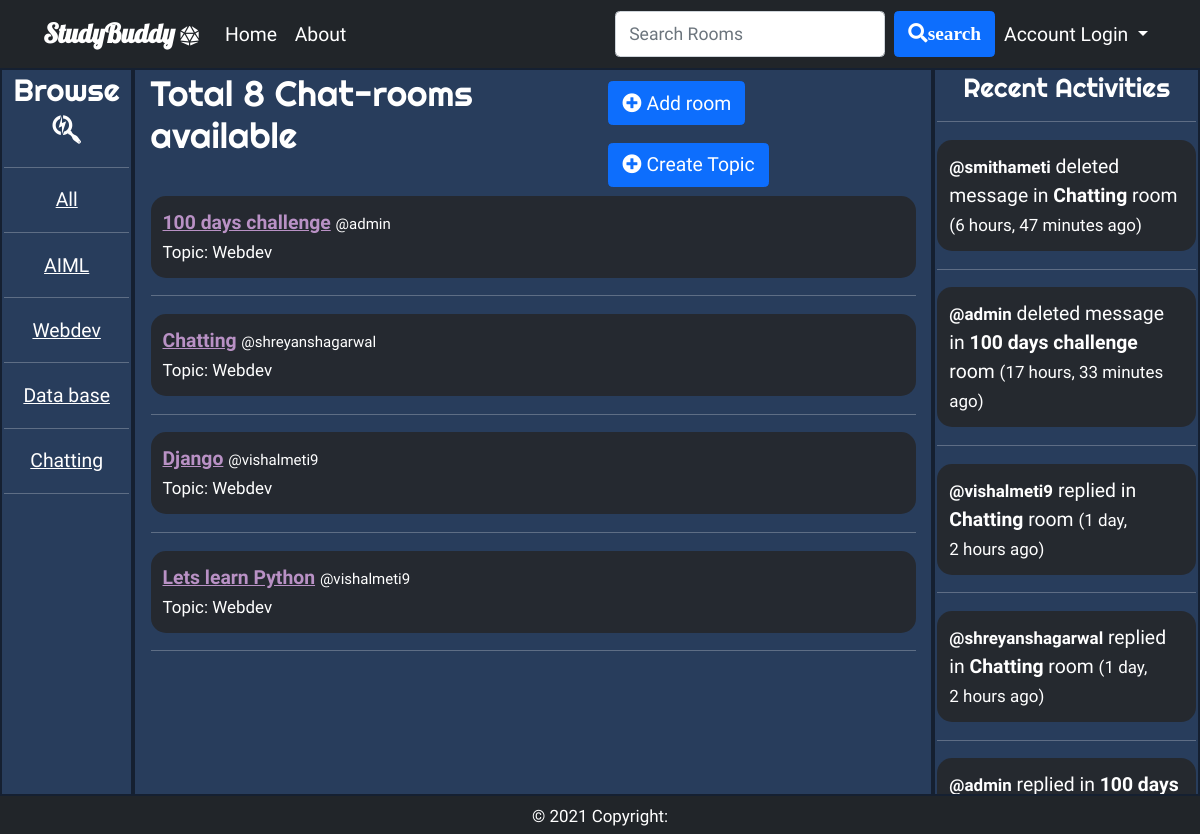
Page /?q=Webdev on the committed database.
### base/models.py (models this page shows, shortened)
class Topic(models.Model):
    name=models.CharField(max_length=200)
    def __str__(self):
        return self.name

class Room(models.Model):
    host=models.ForeignKey(User, on_delete=models.SET_NULL,null=True,blank=True)
    topic=models.ForeignKey(Topic, on_delete=models.SET_NULL,null=True)
    name=models.CharField(max_length=200)
    participants=models.ManyToManyField(User,related_name='participants',blank=True) #as user is already used for the host.. we have to specify the related name here in order to use it again
    desc=models.TextField(blank=True,null=True)#null=True means this value can be blank blank=true is for validation in the form... it is for the frontend
    updated=models.DateTimeField(auto_now=True)
    created=models.DateTimeField(auto_now_add=True)
    class Meta:
        ordering=['-updated','-created']
    def __str__(self):
        return self.name

class Message(models.Model):
    user= models.ForeignKey(User, on_delete=models.CASCADE)
    room=models.ForeignKey(Room, on_delete=models.CASCADE)
    body=models.TextField()
    updated=models.DateTimeField(auto_now=True)
    created=models.DateTimeField(auto_now_add=True)

### base/views.py (the view)
# urls.py: path('', views.home,name='home'),
def home(request):
    if request.GET.get('q'):
        q=request.GET.get('q')
        query=Room.objects.filter(Q(topic__name__icontains=q) | Q(name__icontains=q) | Q(desc__icontains=q) )
    else:
        query=Room.objects.all()[0:10]
    roomCount=Room.objects.all().count()
    topics=Topic.objects.all().order_by('id')
    if request.GET.get('q'):
        recentMsg=Message.objects.filter(Q(room__topic__name__icontains=q)).order_by('-created')[0:7]
    else:
        recentMsg=Message.objects.all().order_by('-created')[0:15]
    temp={'contexts':query,'topics':topics,'roomCount':roomCount,'recentMsg':recentMsg}
    return render(request,'base/home.html',temp)

### templates/base/home.html (shortened to what this page needs)
{% extends 'root.html' %}
{% block body %}
<div class="home ">
<div class='home-left'>
    <h3 class=" browse text-center">Browse <i class="fab fa-searchengin" style="font-size: 1.8rem; padding-top: 5px;"></i> </h3>
    <hr>
    <ul>
        <li><a href="{% url 'home' %}">All</a></li>
        <hr>
    {% for topic in topics %}
        <li  ><a href="{% url 'home' %}?q={{topic.name}}">{{topic}}</a></li>
        <hr>
    {% endfor %}
</ul>
</div>
<div class=" home-mid">
    <div class="container d-flex justify-content-between">
    <div>
    <h2 class="pc" >Total {{roomCount }} Chat-rooms available</h2>
        </div>
    <div class="add">
        <button class='btn btn-primary m-2'><a class="add1" href="{% url 'createRoom' %}"><i class="fas fa-plus-circle"></i> Add room</a></button>
        <button class='btn btn-primary m-2'><a class="add2" href="{% url 'createTopic' %}"><i class="fas fa-plus-circle"></i> Create Topic</a></button>
    </div>
</div>
<div class="container ">
    {% if contexts %}
    {% for i in contexts %}
<div class="rooms">
    <div>
        <b><a href="{% url 'room' i.id %}"> <u class="ownerName"> {{i.name}}</u> </a></b>
    <span style="font-size: 15px;">@{{i.host.username}} <br></span>
<small>Topic: {{i.topic.name}}</small>
    </div>
</div>
<hr>
{% endfor %}
    {% else %}
    <p>No rooms available</p>
    {% endif %}
</div>
</div>
<div class="home-right">
    <h4 class="rec text-center" >Recent Activities</h4>
    <hr>
    {% if recentMsg %}
    {% for i in recentMsg %}
        <div class="rec-block">
            <a href="{% url 'room' i.room.id %}" style="text-decoration: none;">
                {% if i.body != '*** This message was deleted ***' %}
                <b><small>@{{i.user}}</small></b> replied in <b>{{i.room}}</b> room
                {% else %}
                <b><small>@{{i.user}}</small></b> deleted message in <b>{{i.room}}</b> room
                {% endif %}
            <small>({{i.created|timesince}} ago)</small>
            </a>
        </div>
        <hr>
    {% endfor %}
    {% else %}
    <p>No recent activities</p>
    {% endif %}
</div>
</div>
{% endblock %}

### templates/root.html (style rules this page uses)
* { font-family: 'Varela Round', sans-serif; }
a:link { color: white; background-color: transparent; text-decoration: none; }

### templates/base/home.html (style rules this page uses)
* { font-size: 1.1rem; }
.home { display:grid; grid-template-columns:0.5fr 3fr 1fr; height: 91vh; background-color: rgb(60, 83, 102); color: white; }
.home-left { height: 91vh; font-size: 2rem; }
.home-left ul { display: flex; flex-direction: column; justify-content: space-between; list-style-type: none; text-decoration: underline; padding-left: 0px; text-align: center; }
.home-mid h2,.rec,.browse { font-family: 'Righteous', cursive; }
.home-left,.home-mid,.home-right { overflow-y: scroll; height: 100%; padding: 2px; }
.home-right ,.home-mid ,.home-left { border: 2px solid rgba(0, 0, 0, 0.472); }
.home-right,.home-mid,.home-left { background-color: rgba(34, 54, 90, 0.74); }
.ownerName { color:rgb(185, 145, 197) }
.rec-block,.rooms { background-color: rgba(38, 39, 41, 0.863); border-radius: 15px; padding: 12px; }
.rooms { display: flex; flex-direction: row; justify-content: space-between; }

### rows in the picture
Topic: name "AIML"
Topic: name "Webdev"
Topic: name "Data base"
Topic: name "Chatting"
Room: name "100 days challenge", host.username "admin", topic.name "Webdev"
Room: name "Chatting", host.username "shreyanshagarwal", topic.name "Webdev"
Room: name "Django", host.username "vishalmeti9", topic.name "Webdev"
Room: name "Lets learn Python", host.username "vishalmeti9", topic.name "Webdev"
Message: user "smithameti", room "Chatting", created "6 hours, 47 minutes"
Message: user "admin", room "100 days challenge", created "17 hours, 33 minutes"
Message: user "vishalmeti9", room "Chatting", created "1 day, 2 hours"
Message: user "shreyanshagarwal", room "Chatting", created "1 day, 2 hours"
Message: user "admin", room "100 days…"

### other values in the picture
{{ roomCount }} "8"
